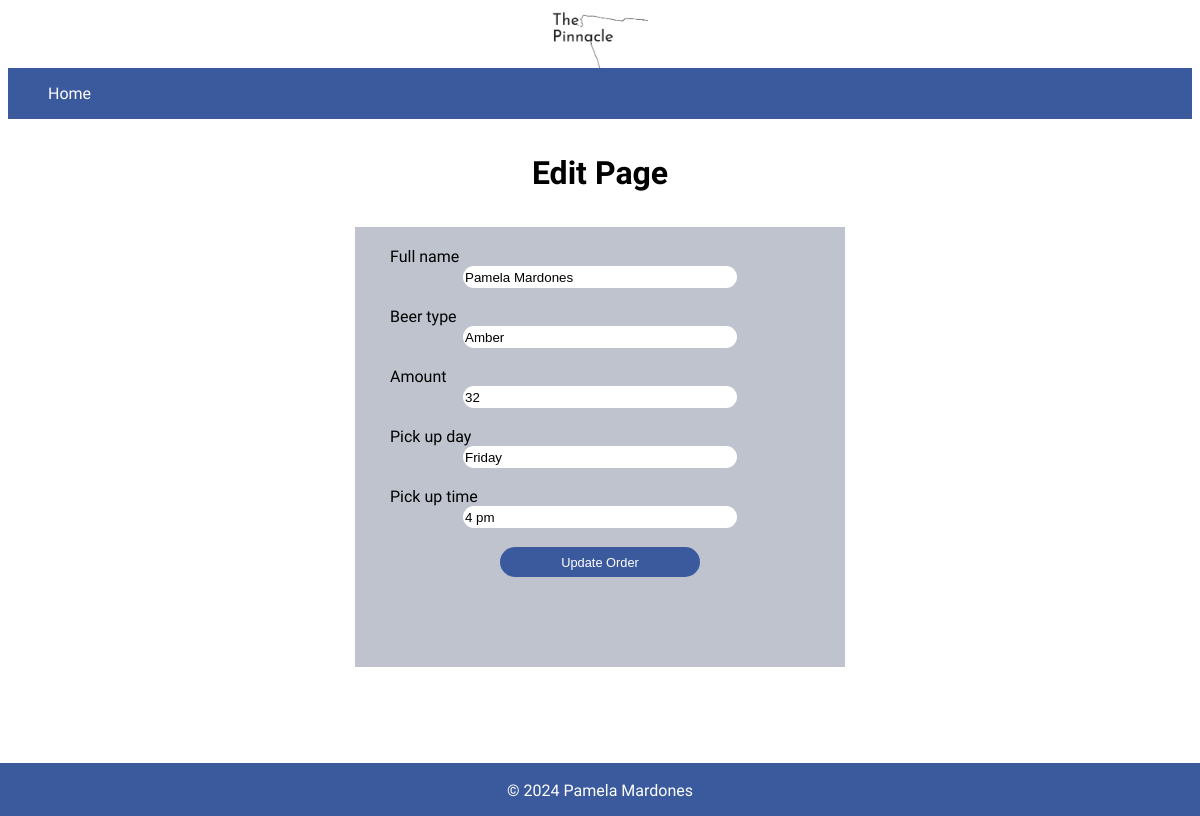
Screenshot of /edit.php?id_orders=27 (signed in) with the database file from the repository.
### tables this page shows
CREATE TABLE `orderBeers` (
  `ID_customer` int(11) DEFAULT NULL,
  `fullName` varchar(255) NOT NULL,
  `type_beer` varchar(255) NOT NULL,
  `amount` varchar(255) NOT NULL,
  `pickup_day` varchar(255) NOT NULL,
  `pickup_time` varchar(255) NOT NULL,
  `id_orders` int(11) NOT NULL
);

### edit.php (the view, shortened to what this page needs)
<!DOCTYPE html>
<html lang="en">
<head>
  <link rel="stylesheet" href="style.css">
</head>
<?php
require_once("dbConnection.php");
try {
  $id_orders = (int) $_GET['id_orders'];
  $stmt = $conn->prepare("CALL display_id_orders(:id_orders)");
  $stmt->bindParam(":id_orders", $id_orders, PDO::PARAM_INT);
  $stmt->execute();
  $resultData = $stmt->fetch(PDO::FETCH_ASSOC);
  if ($resultData) {
    $fullName = $resultData['fullName'];
    $type_beer = $resultData['type_beer'];
    $amount = $resultData['amount'];
    $pickup_day = $resultData['pickup_day'];
    $pickup_time = $resultData['pickup_time'];
  } else {
    echo " ";
  }
} catch (PDOException $e) {
  echo "Error: " . $e->getMessage();
}
?>
<body>
  <img class="logo" src="images/pinnacle-logo.png" alt="an image of the logo of Pinnacle">
  <?php
  include 'navigation.php';
  ?>
  <h1 class="title-order"> Edit Page</h1>
  <form class="editForm" method="POST" action="editAction.php">
    <label class="orderInputLabel" for="fullName">Full name
      <input class="orderInputClass" type="text" name="fullName" value="<?php echo $fullName; ?>">
    </label>
    <br>
    <label class="orderInputLabel" for="beerstype">Beer type
      <input class="orderInputClass" type="text" name="type_beer" value="<?php echo $type_beer; ?>">
    </label>
    <br>
    <label class="orderInputLabel" for="amount">Amount
      <input class="orderInputClass" type="text" name="amount" value="<?php echo $amount; ?>">
    </label>
    <br>
    <label class="orderInputLabel" for="pickUpDay">Pick up day
      <input class="orderInputClass" type="text" name="pickup_day" value="<?php echo $pickup_day; ?>">
    </label>
    <br>
    <label class="orderInputLabel" for="pickUpTime">Pick up time
      <input class="orderInputClass" type="text" name="pickup_time" placeholder="Only from 9:00 am to 5:00 pm"
        value="<?php echo $pickup_time; ?>">
    </label>
    <br>
    <input class="editBtnClass" type="submit" name="editOrder" value="Update Order">
    <br>
  </form>
  <?php
  include 'footer.php';
  ?>
</body>
</html>

### style.css (style rules this page uses)
:root { --primary-color-branding: #3B5A9D; --secondary-color-branding: #FFFFFF; --tertiary-color-branding: #4FB2AA; --fourthiary-color-branding: #c3d0ed; }
body { font-family: "Josefin Sans", sans-serif ; background-image: url("images/back1-edit.png"); background-repeat: no-repeat; height: 800px; background-size: cover; background-position: center; }
.logo { width: 100px; display: block; margin: auto; }
.title-order { text-align: center; margin: auto; display: block; margin-top: 35px; margin-bottom: 35px; }
.orderInputLabel { margin-left: 15px; }
.orderInputClass { width: 270px; height: 20px; display: block; margin: auto; border-radius: 20px; border: none; }
.editForm { background-color: #bec3cd; width: 450px; height: 400px; display: block; padding: 20px; margin: auto; }
.editBtnClass { background-color: var(--primary-color-branding); border: none; cursor: pointer; width: 200px; height: 30px; font-size: 0.8rem; font-weight: 500; color: var(--secondary-color-branding); display: block; margin: auto; border-radius: 20px; }

### rows the page displays
orderbeers: fullName "Pamela Mardones", type_beer "Amber", amount "32", pickup_day "Friday", pickup_time "4 pm"
